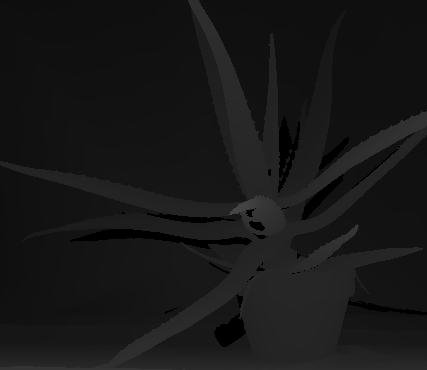
#> input picture images/Aloe/true_disp.png, 427 x 370 px
$ python evaluate.py
#> lines starting #> are read from the running program, lines starting #| are printed output that depends on the picture; after the words box and inside, x2 and y2 are one past the last pixel; in counts of white or black regions, pixels touching at a corner belong together; long printed decimals are rounded
import cv2
import numpy as np
import os

from matplotlib import pyplot as plt

# Image directory
image_dir = "images"

def proportion_disparities_in_range(true_disp, disp_hat, range_value=1):
    nonzero_mask = disp_hat != 0
    nonzero_range_mask = (np.abs(true_disp - disp_hat) <= range_value) & (disp_hat != 0)
    return np.sum(nonzero_range_mask) / np.sum(nonzero_mask)

def generate_proportion_plot(scene_name, true_disp, ssd_disp, gc_disp):
    thresh_values = [0, 1, 2, 3, 4, 5, 10, 20, 30, 40, 50, 60]
    ssd_proportions = [proportion_disparities_in_range(true_disp, ssd_disp, thresh_value) for thresh_value in thresh_values]
    gc_proportions = [proportion_disparities_in_range(true_disp, gc_disp, thresh_value) for thresh_value in thresh_values]
    plt.plot(thresh_values, ssd_proportions, label='Window-Based Matching')
    plt.plot(thresh_values, gc_proportions, label='Energy Minimization')

    plt.rcParams.update({'font.size': 12})
    plt.xscale('log')
    plt.xlabel('Threshold (Log-Scaled)')
    plt.ylabel('Proportion')
    plt.title(scene_name + ': Proportion of Disparities \n That Fall Within Threshold of Ground Truth')
    plt.legend()
    plt.savefig(os.path.join(image_dir, scene_name, 'proportion_plot.png'))
    plt.clf()

if __name__ == '__main__':

    #################### Evaluate Aloe ####################
    aloe_disp = cv2.imread(os.path.join(image_dir, 'Aloe/true_disp.png')).astype(int)
#> aloe_disp: shape (370, 427, 3) int64; 58 distinct labels, from 0 to 70
    aloe_ssd_disp = cv2.imread(os.path.join(image_dir, 'Aloe/ssd_disp.png')).astype(int)
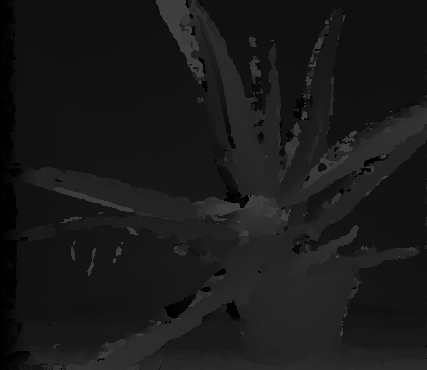
#> input picture images/Aloe/ssd_disp.png, 427 x 370 px
#> aloe_ssd_disp: shape (370, 427, 3) int64; 65 distinct labels, from 0 to 64
    aloe_gc_disp = cv2.imread(os.path.join(image_dir, 'Aloe/gc_disp.png')).astype(int)
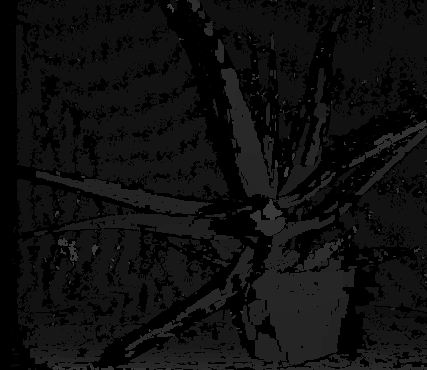
#> input picture images/Aloe/gc_disp.png, 427 x 370 px
#> aloe_gc_disp: shape (370, 427, 3) int64; 64 distinct labels, from 0 to 63

    plt.imsave(os.path.join(image_dir, 'Aloe/gray_true_disp.png'), aloe_disp.astype(np.uint8))
    plt.imsave(os.path.join(image_dir, 'Aloe/gray_ssd_disp.png'), aloe_ssd_disp.astype(np.uint8))
    plt.imsave(os.path.join(image_dir, 'Aloe/gray_gc_disp.png'), aloe_gc_disp.astype(np.uint8))
    plt.imsave(os.path.join(image_dir, 'Aloe/color_true_disp.png'), aloe_disp.astype(np.uint8)[:, :, 0], cmap="jet")
    plt.imsave(os.path.join(image_dir, 'Aloe/color_ssd_disp.png'), aloe_ssd_disp.astype(np.uint8)[:, :, 0], cmap="jet")
    plt.imsave(os.path.join(image_dir, 'Aloe/color_gc_disp.png'), aloe_gc_disp.astype(np.uint8)[:, :, 0], cmap="jet")

    generate_proportion_plot('Aloe', aloe_disp, aloe_ssd_disp, aloe_gc_disp)
#> in proportion_disparities_in_range, `nonzero_mask = disp_hat != 0`:
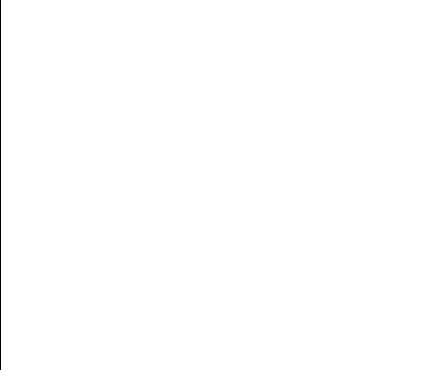
#> nonzero_mask: shape (370, 427, 3) bool; 99.8% white; black in thin lines or dots, all inside (x1, y1, x2, y2) = (0, 0, 1, 370)
#> in proportion_disparities_in_range, `nonzero_range_mask = (np.abs(true_disp - disp_hat) <= range_value) & (..`: nonzero_range_mask: shape (370, 427, 3) bool; 42.2% white; 493 white regions (374 under 20 px), largest, box (x1, y1, x2, y2) and area: (16, 230, 144, 345) 5492, (14, 0, 166, 163) 5338, (326, 16, 427, 103) 5309
#> in proportion_disparities_in_range (call 2), `nonzero_range_mask = (np.abs(true_disp - disp_hat) <= range_value) & (..`: nonzero_range_mask: shape (370, 427, 3) bool; 75.6% white; 235 black regions (192 under 20 px), largest, box (x1, y1, x2, y2) and area: (0, 0, 427, 370) 23536, (276, 8, 427, 198) 5070, (214, 262, 269, 356) 1561
#> in proportion_disparities_in_range (call 3), `nonzero_range_mask = (np.abs(true_disp - disp_hat) <= range_value) & (..`: nonzero_range_mask: shape (370, 427, 3) bool; 78.3% white; 199 black regions (155 under 20 px), largest, box (x1, y1, x2, y2) and area: (0, 0, 427, 370) 20983, (276, 8, 427, 198) 4704, (214, 275, 263, 353) 1325
#> in proportion_disparities_in_range (call 4), `nonzero_range_mask = (np.abs(true_disp - disp_hat) <= range_value) & (..`: nonzero_range_mask: shape (370, 427, 3) bool; 79.8% white; 158 black regions (124 under 20 px), largest, box (x1, y1, x2, y2) and area: (0, 0, 423, 370) 19896, (276, 8, 427, 196) 4554, (214, 276, 254, 348) 1197
#> in proportion_disparities_in_range (call 5), `nonzero_range_mask = (np.abs(true_disp - disp_hat) <= range_value) & (..`: nonzero_range_mask: shape (370, 427, 3) bool; 80.9% white; 160 black regions (123 under 20 px), largest, box (x1, y1, x2, y2) and area: (0, 0, 280, 370) 13764, (156, 0, 238, 167) 3093, (276, 8, 346, 194) 2440
#> in proportion_disparities_in_range (call 6), `nonzero_range_mask = (np.abs(true_disp - disp_hat) <= range_value) & (..`: nonzero_range_mask: shape (370, 427, 3) bool; 81.8% white; 166 black regions (121 under 20 px), largest, box (x1, y1, x2, y2) and area: (0, 0, 255, 370) 13156, (156, 0, 224, 145) 2516, (276, 8, 346, 193) 2359
#> in proportion_disparities_in_range (call 7), `nonzero_range_mask = (np.abs(true_disp - disp_hat) <= range_value) & (..`: nonzero_range_mask: shape (370, 427, 3) bool; 85.3% white; 196 black regions (139 under 20 px), largest, box (x1, y1, x2, y2) and area: (0, 0, 71, 370) 5409, (28, 163, 255, 236) 2662, (156, 0, 208, 92) 1962
#> in proportion_disparities_in_range (call 8), `nonzero_range_mask = (np.abs(true_disp - disp_hat) <= range_value) & (..`: nonzero_range_mask: shape (370, 427, 3) bool; 92.9% white; 233 black regions (175 under 20 px), largest, box (x1, y1, x2, y2) and area: (156, 0, 204, 81) 1499, (98, 227, 252, 249) 1132, (0, 0, 44, 370) 1118
#> in proportion_disparities_in_range (call 9), `nonzero_range_mask = (np.abs(true_disp - disp_hat) <= range_value) & (..`: nonzero_range_mask: shape (370, 427, 3) bool; 96.4% white; 165 black regions (122 under 20 px), largest, box (x1, y1, x2, y2) and area: (156, 0, 204, 77) 1412, (0, 0, 41, 370) 667, (278, 122, 302, 193) 390
#> in proportion_disparities_in_range (call 10), `nonzero_range_mask = (np.abs(true_disp - disp_hat) <= range_value) & (..`: nonzero_range_mask: shape (370, 427, 3) bool; 97.8% white; 96 black regions (77 under 20 px), largest, box (x1, y1, x2, y2) and area: (156, 0, 204, 77) 1327, (0, 0, 19, 370) 431, (70, 191, 134, 212) 275
#> in proportion_disparities_in_range (call 11), `nonzero_range_mask = (np.abs(true_disp - disp_hat) <= range_value) & (..`: nonzero_range_mask: shape (370, 427, 3) bool; 99.5% white; black in thin lines or dots, all inside (x1, y1, x2, y2) = (0, 0, 374, 370)
#> in proportion_disparities_in_range (call 12), `nonzero_range_mask = (np.abs(true_disp - disp_hat) <= range_value) & (..`: nonzero_range_mask: shape (370, 427, 3) bool; 99.7% white; black in thin lines or dots, all inside (x1, y1, x2, y2) = (0, 0, 372, 370)
#> in generate_proportion_plot, `ssd_proportions = [proportion_disparities_in_range(true_disp, ssd_disp..`: ssd_proportions = [0.422, 0.757, 0.785, 0.8, 0.811, 0.82, 0.855, 0.932, 0.966, 0.98, 0.997, 0.999]
#> in proportion_disparities_in_range (call 13), `nonzero_mask = disp_hat != 0`: nonzero_mask: shape (370, 427, 3) bool; 61.9% white; 1271 black regions (1156 under 20 px), largest, box (x1, y1, x2, y2) and area: (0, 0, 427, 370) 47822, (28, 74, 61, 163) 902, (61, 100, 91, 139) 388
#> in proportion_disparities_in_range (call 13), `nonzero_range_mask = (np.abs(true_disp - disp_hat) <= range_value) & (..`: nonzero_range_mask: shape (370, 427, 3) bool; 32.7% white; 309 white regions (171 under 20 px), largest, box (x1, y1, x2, y2) and area: (20, 35, 196, 167) 5634, (332, 16, 427, 104) 4103, (265, 253, 341, 350) 3626
#> in proportion_disparities_in_range (call 14), `nonzero_range_mask = (np.abs(true_disp - disp_hat) <= range_value) & (..`: nonzero_range_mask: shape (370, 427, 3) bool; 56.5% white; 1120 black regions (1024 under 20 px), largest, box (x1, y1, x2, y2) and area: (0, 0, 427, 370) 57325, (28, 74, 61, 163) 909, (61, 100, 91, 139) 395
#> in proportion_disparities_in_range (call 15), `nonzero_range_mask = (np.abs(true_disp - disp_hat) <= range_value) & (..`: nonzero_range_mask: shape (370, 427, 3) bool; 58% white; 1176 black regions (1074 under 20 px), largest, box (x1, y1, x2, y2) and area: (0, 0, 427, 370) 55021, (28, 74, 61, 163) 909, (61, 100, 91, 139) 395
#> in proportion_disparities_in_range (call 16), `nonzero_range_mask = (np.abs(true_disp - disp_hat) <= range_value) & (..`: nonzero_range_mask: shape (370, 427, 3) bool; 58.3% white; 1193 black regions (1093 under 20 px), largest, box (x1, y1, x2, y2) and area: (0, 0, 427, 370) 54552, (28, 74, 61, 163) 909, (61, 100, 91, 139) 395
#> in proportion_disparities_in_range (call 17), `nonzero_range_mask = (np.abs(true_disp - disp_hat) <= range_value) & (..`: nonzero_range_mask: shape (370, 427, 3) bool; 58.5% white; 1199 black regions (1097 under 20 px), largest, box (x1, y1, x2, y2) and area: (0, 0, 427, 370) 54201, (28, 74, 61, 163) 909, (61, 100, 91, 139) 395
#> in proportion_disparities_in_range (call 18), `nonzero_range_mask = (np.abs(true_disp - disp_hat) <= range_value) & (..`: nonzero_range_mask: shape (370, 427, 3) bool; 58.7% white; 1202 black regions (1098 under 20 px), largest, box (x1, y1, x2, y2) and area: (0, 0, 427, 370) 53644, (28, 74, 61, 163) 909, (61, 100, 91, 139) 395
#> in proportion_disparities_in_range (call 19), `nonzero_range_mask = (np.abs(true_disp - disp_hat) <= range_value) & (..`: nonzero_range_mask: shape (370, 427, 3) bool; 59.2% white; 1206 black regions (1101 under 20 px), largest, box (x1, y1, x2, y2) and area: (0, 0, 427, 370) 52735, (28, 74, 61, 163) 909, (61, 100, 91, 139) 391
#> in proportion_disparities_in_range (call 20), `nonzero_range_mask = (np.abs(true_disp - disp_hat) <= range_value) & (..`: nonzero_range_mask: shape (370, 427, 3) bool; 60.2% white; 1224 black regions (1117 under 20 px), largest, box (x1, y1, x2, y2) and area: (0, 0, 427, 370) 50940, (28, 74, 61, 163) 906, (61, 100, 91, 139) 388
#> in proportion_disparities_in_range (call 21), `nonzero_range_mask = (np.abs(true_disp - disp_hat) <= range_value) & (..`: nonzero_range_mask: shape (370, 427, 3) bool; 61.3% white; 1253 black regions (1143 under 20 px), largest, box (x1, y1, x2, y2) and area: (0, 0, 427, 370) 48859, (28, 74, 61, 163) 902, (61, 100, 91, 139) 388
#> in proportion_disparities_in_range (call 22), `nonzero_range_mask = (np.abs(true_disp - disp_hat) <= range_value) & (..`: nonzero_range_mask: shape (370, 427, 3) bool; 61.7% white; 1267 black regions (1152 under 20 px), largest, box (x1, y1, x2, y2) and area: (0, 0, 427, 370) 48058, (28, 74, 61, 163) 902, (61, 100, 91, 139) 388
#> in proportion_disparities_in_range (call 23), `nonzero_range_mask = (np.abs(true_disp - disp_hat) <= range_value) & (..`: nonzero_range_mask: shape (370, 427, 3) bool; 61.8% white; 1271 black regions (1156 under 20 px), largest, box (x1, y1, x2, y2) and area: (0, 0, 427, 370) 47899, (28, 74, 61, 163) 902, (61, 100, 91, 139) 388
#> in proportion_disparities_in_range (call 24), `nonzero_range_mask = (np.abs(true_disp - disp_hat) <= range_value) & (..`: nonzero_range_mask: shape (370, 427, 3) bool; 61.8% white; 1271 black regions (1156 under 20 px), largest, box (x1, y1, x2, y2) and area: (0, 0, 427, 370) 47858, (28, 74, 61, 163) 902, (61, 100, 91, 139) 388
#> in generate_proportion_plot, `gc_proportions = [proportion_disparities_in_range(true_disp, gc_disp, ..`: gc_proportions = [0.528, 0.914, 0.937, 0.942, 0.945, 0.948, 0.957, 0.973, 0.991, 0.997, 0.999, 1]

    aloe_ssd_nonzero_mask = aloe_ssd_disp != 0
    aloe_ssd_nonzero_mae = np.abs(aloe_disp[aloe_ssd_nonzero_mask] - aloe_ssd_disp[aloe_ssd_nonzero_mask]).mean()
#> aloe_ssd_nonzero_mae = 4.28
    aloe_gc_nonzero_mask = aloe_gc_disp != 0
    aloe_gc_nonzero_mae = np.abs(aloe_disp[aloe_gc_nonzero_mask] - aloe_gc_disp[aloe_gc_nonzero_mask]).mean()
#> aloe_gc_nonzero_mae = 1.61
    print('SSD Nonzero MAE: ', aloe_ssd_nonzero_mae)
#| SSD Nonzero MAE:  4.277
    print('GC Nonzero MAE: ', aloe_gc_nonzero_mae)
#| GC Nonzero MAE:  1.614

    #################### Evaluate Baby ####################
    baby_disp = cv2.imread(os.path.join(image_dir, 'Baby/true_disp.png')).astype(int)
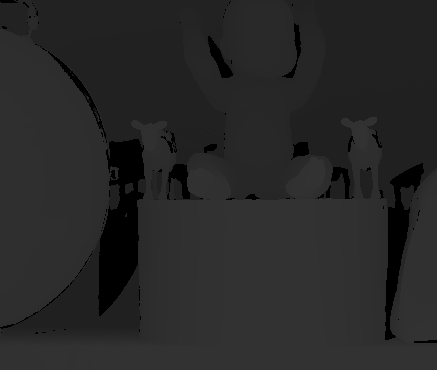
#> input picture images/Baby/true_disp.png, 437 x 370 px
#> baby_disp: shape (370, 437, 3) int64; 37 distinct labels, from 0 to 51
    baby_ssd_disp = cv2.imread(os.path.join(image_dir, 'Baby/ssd_disp.png')).astype(int)
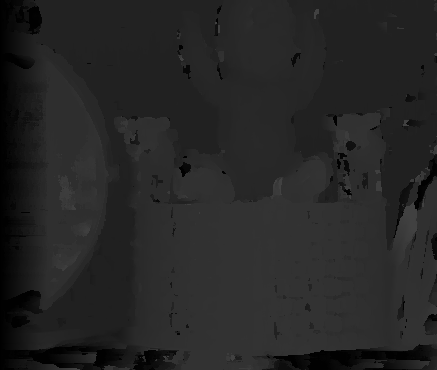
#> input picture images/Baby/ssd_disp.png, 437 x 370 px
#> baby_ssd_disp: shape (370, 437, 3) int64; min 0, max 65, mean 37.5
    baby_gc_disp = cv2.imread(os.path.join(image_dir, 'Baby/gc_disp.png')).astype(int)
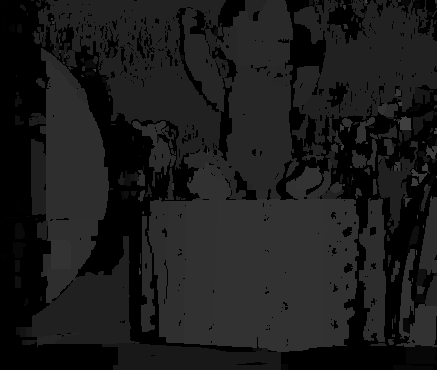
#> input picture images/Baby/gc_disp.png, 437 x 370 px
#> baby_gc_disp: shape (370, 437, 3) int64; 64 distinct labels, from 0 to 64

    plt.imsave(os.path.join(image_dir, 'Baby/gray_true_disp.png'), baby_disp.astype(np.uint8))
    plt.imsave(os.path.join(image_dir, 'Baby/gray_ssd_disp.png'), baby_ssd_disp.astype(np.uint8))
    plt.imsave(os.path.join(image_dir, 'Baby/gray_gc_disp.png'), baby_gc_disp.astype(np.uint8))
    plt.imsave(os.path.join(image_dir, 'Baby/color_true_disp.png'), baby_disp.astype(np.uint8)[:, :, 0], cmap="jet")
    plt.imsave(os.path.join(image_dir, 'Baby/color_ssd_disp.png'), baby_ssd_disp.astype(np.uint8)[:, :, 0], cmap="jet")
    plt.imsave(os.path.join(image_dir, 'Baby/color_gc_disp.png'), baby_gc_disp.astype(np.uint8)[:, :, 0], cmap="jet")

    generate_proportion_plot('Baby', baby_disp, baby_ssd_disp, baby_gc_disp)
#> in proportion_disparities_in_range (call 25), `nonzero_range_mask = (np.abs(true_disp - disp_hat) <= range_value) & (..`: nonzero_range_mask: shape (370, 437, 3) bool; 48.4% white; 267 white regions (225 under 20 px), largest, box (x1, y1, x2, y2) and area: (33, 0, 437, 370) 50378, (34, 0, 223, 142) 13863, (46, 74, 88, 191) 2546
#> in proportion_disparities_in_range (call 26), `nonzero_range_mask = (np.abs(true_disp - disp_hat) <= range_value) & (..`:
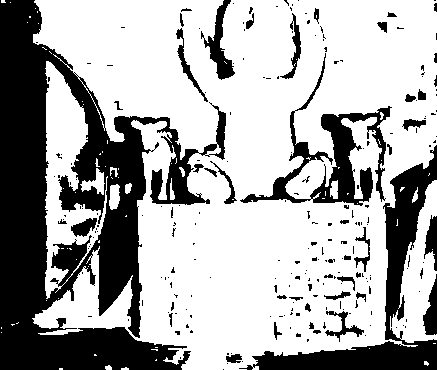
#> nonzero_range_mask: shape (370, 437, 3) bool; 66.8% white; 232 black regions (186 under 20 px), largest, box (x1, y1, x2, y2) and area: (0, 0, 226, 370) 35225, (239, 145, 437, 370) 7951, (240, 53, 392, 206) 4594

    baby_ssd_nonzero_mask = baby_ssd_disp != 0
    baby_ssd_nonzero_mae = np.abs(baby_disp[baby_ssd_nonzero_mask] - baby_ssd_disp[baby_ssd_nonzero_mask]).mean()
#> baby_ssd_nonzero_mae = 7.71
    baby_gc_nonzero_mask = baby_gc_disp != 0
    baby_gc_nonzero_mae = np.abs(baby_disp[baby_gc_nonzero_mask] - baby_gc_disp[baby_gc_nonzero_mask]).mean()
#> baby_gc_nonzero_mae = 3.84
    print('SSD Nonzero MAE: ', baby_ssd_nonzero_mae)
#| SSD Nonzero MAE:  7.708
    print('GC Nonzero MAE: ', baby_gc_nonzero_mae)
#| GC Nonzero MAE:  3.836

    #################### Evaluate Bowling ####################
    bowling_disp = cv2.imread(os.path.join(image_dir, 'Bowling/true_disp.png')).astype(int)
    bowling_ssd_disp = cv2.imread(os.path.join(image_dir, 'Bowling/ssd_disp.png')).astype(int)
    bowling_gc_disp = cv2.imread(os.path.join(image_dir, 'Bowling/gc_disp.png')).astype(int)

    plt.imsave(os.path.join(image_dir, 'Bowling/gray_true_disp.png'), bowling_disp.astype(np.uint8))
    plt.imsave(os.path.join(image_dir, 'Bowling/gray_ssd_disp.png'), bowling_ssd_disp.astype(np.uint8))
    plt.imsave(os.path.join(image_dir, 'Bowling/gray_gc_disp.png'), bowling_gc_disp.astype(np.uint8))
    plt.imsave(os.path.join(image_dir, 'Bowling/color_true_disp.png'), bowling_disp.astype(np.uint8)[:, :, 0], cmap="jet")
    plt.imsave(os.path.join(image_dir, 'Bowling/color_ssd_disp.png'), bowling_ssd_disp.astype(np.uint8)[:, :, 0], cmap="jet")
    plt.imsave(os.path.join(image_dir, 'Bowling/color_gc_disp.png'), bowling_gc_disp.astype(np.uint8)[:, :, 0], cmap="jet")

    generate_proportion_plot('Bowling', bowling_disp, bowling_ssd_disp, bowling_gc_disp)

    bowling_ssd_nonzero_mask = bowling_ssd_disp != 0
    bowling_ssd_nonzero_mae = np.abs(bowling_disp[bowling_ssd_nonzero_mask] - bowling_ssd_disp[bowling_ssd_nonzero_mask]).mean()
#> bowling_ssd_nonzero_mae = 4.28
    bowling_gc_nonzero_mask = bowling_gc_disp != 0
    bowling_gc_nonzero_mae = np.abs(bowling_disp[bowling_gc_nonzero_mask] - bowling_gc_disp[bowling_gc_nonzero_mask]).mean()
#> bowling_gc_nonzero_mae = 1.61
    print('SSD Nonzero MAE: ', bowling_ssd_nonzero_mae)
#| SSD Nonzero MAE:  4.277
    print('GC Nonzero MAE: ', bowling_gc_nonzero_mae)
#| GC Nonzero MAE:  1.614
